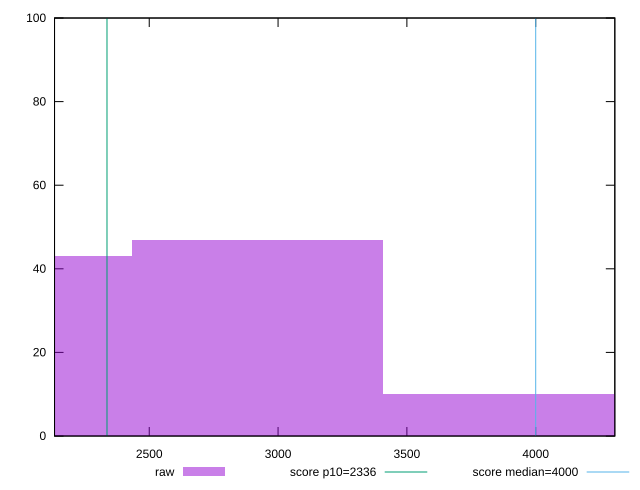

This figure's gnuplot source:
reset

$raw <<EOF
3895.7242012400925 10
2921.7931509300693 47
1947.8621006200462 43
EOF

set key outside below
set boxwidth 973.9310503100231
set xrange [2132.3865:4307.1055]
set yrange [0:100]
set trange [0:100]
set style fill transparent solid 0.5 noborder

set parametric
set terminal svg size 640, 490 enhanced background rgb 'white'
set output "report_00013_2021-02-09T12-04-24.940Z/first-meaningful-paint/samples/pages+cached/raw/histogram.svg"

plot $raw title "raw" with boxes, \
     2336,t title "score p10=2336", \
     4000,t title "score median=4000"

reset
